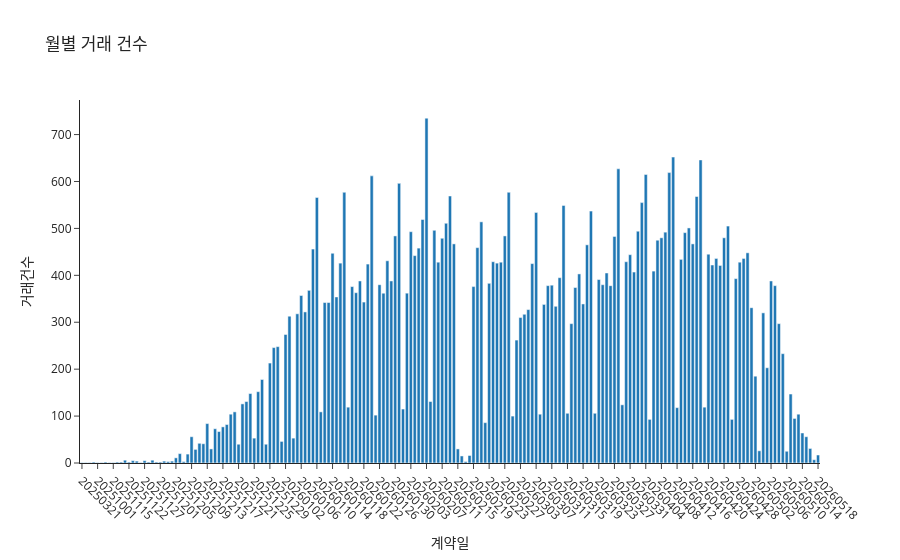

The cell this chart's notebook holds for it:
### Code cell
# A2. 월별 거래 건수 막대그래프 (HTML 저장)
monthly_count = (
    sa.groupby('계약일')
    .size()
    .reset_index(name='거래건수')
)

fig = px.bar(
    monthly_count,
    x='계약일',
    y='거래건수',
    title='월별 거래 건수',
    template='simple_white'
)

fig.update_xaxes(tickangle=45)

fig.show()
fig.write_html('A2_monthly_count.html')

### Figure 1 — Plotly figure (JSON) as saved in the notebook; plotly's stock layout.template omitted (floating-point values rounded to 4 significant figures; data arrays with more than 128 entries replaced by an {"elided": "..."} marker saying what was removed)
{"data": [{"hovertemplate": "계약일=%{x}<br>거래건수=%{y}<extra></extra>", "legendgroup": "", "marker": {"color": "#1F77B4", "pattern": {"shape": ""}}, "name": "", "orientation": "v", "showlegend": false, "textposition": "auto", "type": "bar", "x": {"elided": "189 str values"}, "xaxis": "x", "y": {"elided": "189 int values"}, "yaxis": "y"}], "layout": {"barmode": "relative", "legend": {"tracegroupgap": 0}, "title": {"text": "월별 거래 건수"}, "xaxis": {"anchor": "y", "domain": [0, 1], "tickangle": 45, "title": {"text": "계약일"}}, "yaxis": {"anchor": "x", "domain": [0, 1], "title": {"text": "거래건수"}}}}
